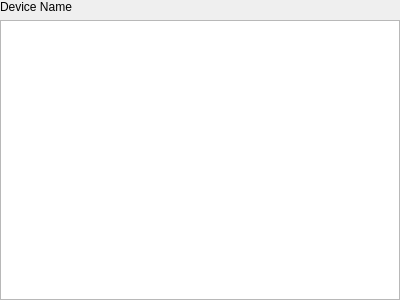
<?xml version="1.0" encoding="UTF-8"?>
<ui version="4.0">
 <class>Camera</class>
 <widget class="QWidget" name="Camera">
  <property name="geometry">
   <rect>
    <x>0</x>
    <y>0</y>
    <width>400</width>
    <height>300</height>
   </rect>
  </property>
  <property name="windowTitle">
   <string>Form</string>
  </property>
  <layout class="QVBoxLayout" name="verticalLayout">
   <property name="leftMargin">
    <number>0</number>
   </property>
   <property name="topMargin">
    <number>0</number>
   </property>
   <property name="rightMargin">
    <number>0</number>
   </property>
   <property name="bottomMargin">
    <number>0</number>
   </property>
   <item>
    <widget class="QLabel" name="label">
     <property name="text">
      <string>Device Name</string>
     </property>
    </widget>
   </item>
   <item>
    <widget class="QGraphicsView" name="graphicsView">
     <property name="verticalScrollBarPolicy">
      <enum>Qt::ScrollBarPolicy::ScrollBarAlwaysOff</enum>
     </property>
     <property name="horizontalScrollBarPolicy">
      <enum>Qt::ScrollBarPolicy::ScrollBarAlwaysOff</enum>
     </property>
    </widget>
   </item>
  </layout>
 </widget>
 <resources/>
 <connections/>
</ui>
